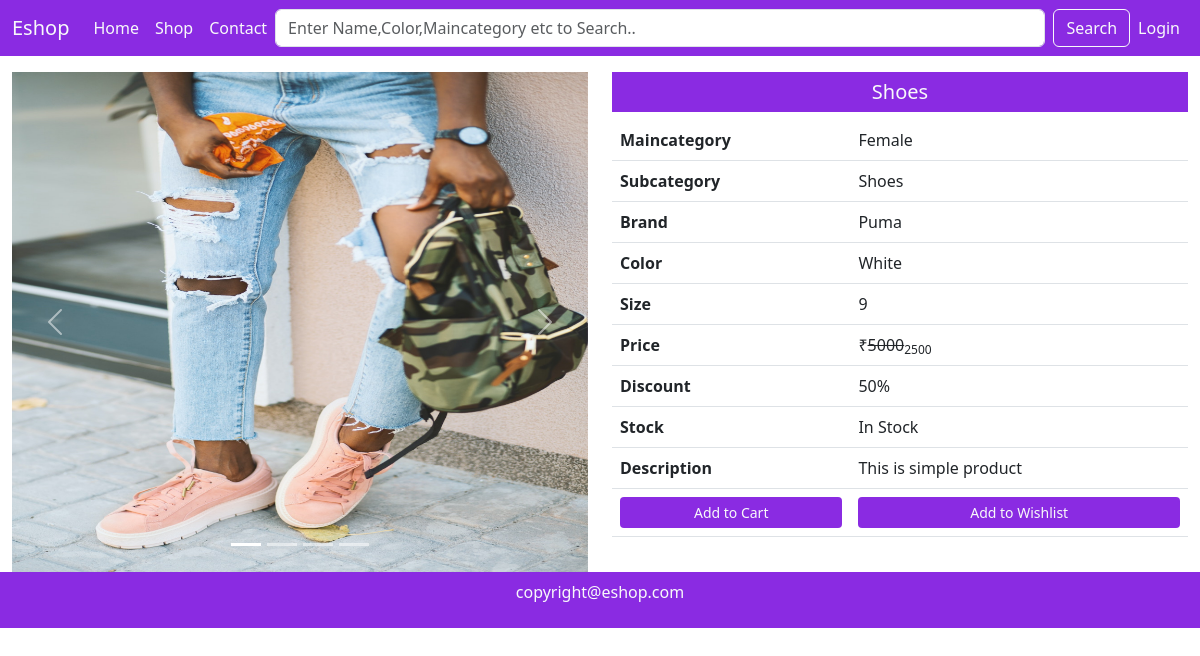
The app's page /single-product/7/ with its own data.
### mainapp/models.py (models this page shows, shortened)
class Product(models.Model):
    id = models.AutoField(primary_key=True)
    name = models.CharField(max_length=50)
    maincategory = models.ForeignKey(Maincategory, on_delete=models.CASCADE)
    subcategory = models.ForeignKey(Subcategory, on_delete=models.CASCADE)
    brand = models.ForeignKey(Brand, on_delete=models.CASCADE)
    color = models.CharField(max_length=20)
    size = models.CharField(max_length=20)
    stock = models.CharField(
        max_length=20, default="In Stock", null=True, blank=True)
    description = models.TextField()
    baseprice = models.IntegerField()
    discount = models.IntegerField(default=0, null=True, blank=True)
    finalprice = models.IntegerField()
    pic1 = models.ImageField(
        upload_to="uploads", default="", null=True, blank=True)
    pic2 = models.ImageField(
        upload_to="uploads", default="", null=True, blank=True)
    pic3 = models.ImageField(
        upload_to="uploads", default="", null=True, blank=True)
    pic4 = models.ImageField(
        upload_to="uploads", default="", null=True, blank=True)

class Maincategory(models.Model):
    id = models.AutoField(primary_key=True)
    name = models.CharField(max_length=20)
    def __str__(self):
        return self.name

class Subcategory(models.Model):
    id = models.AutoField(primary_key=True)
    name = models.CharField(max_length=20)
    def __str__(self):
        return self.name

class Brand(models.Model):
    id = models.AutoField(primary_key=True)
    name = models.CharField(max_length=20)
    def __str__(self):
        return self.name

### mainapp/views.py (the view)
# urls.py: path('single-product/<int:id>/', views.singleProduct),
def singleProduct(Request, id):
    data = Product.objects.get(id=id)
    return render(Request, "single-product.html", {'data': data})

### mainapp/templates/single-product.html (shortened to what this page needs)
{% extends 'index.html' %}
{% block content %}
<div class="container-fluid mt-3">
    <div class="row">
        <div class="col-md-6 col-12">
            <div id="carouselExampleIndicators" class="carousel slide" data-bs-ride="true">
                <div class="carousel-indicators">
                    <button type="button" data-bs-target="#carouselExampleIndicators" data-bs-slide-to="0"
                        class="active" aria-current="true" aria-label="Slide 1"></button>
                    <button type="button" data-bs-target="#carouselExampleIndicators" data-bs-slide-to="1"
                        aria-label="Slide 2"></button>
                    <button type="button" data-bs-target="#carouselExampleIndicators" data-bs-slide-to="2"
                        aria-label="Slide 3"></button>
                    <button type="button" data-bs-target="#carouselExampleIndicators" data-bs-slide-to="3"
                        aria-label="Slide 4"></button>
                </div>
                <div class="carousel-inner">
                    <div class="carousel-item active">
                        <img src="{{data.pic1.url}}" height="500px" class="d-block w-100" alt="...">
                    </div>
                </div>
                <button class="carousel-control-prev" type="button" data-bs-target="#carouselExampleIndicators"
                    data-bs-slide="prev">
                    <span class="carousel-control-prev-icon" aria-hidden="true"></span>
                </button>
                <button class="carousel-control-next" type="button" data-bs-target="#carouselExampleIndicators"
                    data-bs-slide="next">
                    <span class="carousel-control-next-icon" aria-hidden="true"></span>
                </button>
            </div>
        </div>
        <div class="col-md-6 col-12">
            <h5 class="background text-light text-center p-2">{{data.name}}</h5>
            <div class="table-responsive">
                <table class="table">
                    <tr>
                        <th>Maincategory</th>
                        <td>{{data.maincategory}}</td>
                    </tr>
                    <tr>
                        <th>Subcategory</th>
                        <td>{{data.subcategory}}</td>
                    </tr>
                    <tr>
                        <th>Brand</th>
                        <td>{{data.brand}}</td>
                    </tr>
                    <tr>
                        <th>Color</th>
                        <td>{{data.color}}</td>
                    </tr>
                    <tr>
                        <th>Size</th>
                        <td>{{data.size}}</td>
                    </tr>
                    <tr>
                        <th>Price</th>
                        <td>&#8377;<del>{{data.baseprice}}</del><sub>{{data.finalprice}}</sub></td>
                    </tr>
                    <tr>
                        <th>Discount</th>
                        <td>{{data.discount}}%</td>
                    </tr>
                    <tr>
                        <th>Stock</th>
                        <td>{{data.stock}}</td>
                    </tr>
                    <tr>
                        <th>Description</th>
                        <td>{{data.description}}</td>
                    </tr>
                    <tr>
                        <th><a href="/add-to-cart/{{data.id}}" class="btn background text-light mybtn w-100 btn-sm">Add
                                to Cart</a></th>
                        <td><a href="/add-to-wishlist/{{data.id}}"
                                class="btn background text-light mybtn w-100 btn-sm">Add to Wishlist</a></td>
                    </tr>
                </table>
            </div>
        </div>
    </div>
</div>
{% endblock content %}

### mainapp/static/css/style.css (style rules this page uses)
.background { background-color: blueviolet; }

### records on screen
Product: pic1 (picture), name "Shoes", maincategory "Female", subcategory "Shoes", brand "Puma", color "White", size "9", baseprice "5000", finalprice "2500", discount "50", stock "In Stock", description "This is simple product"
